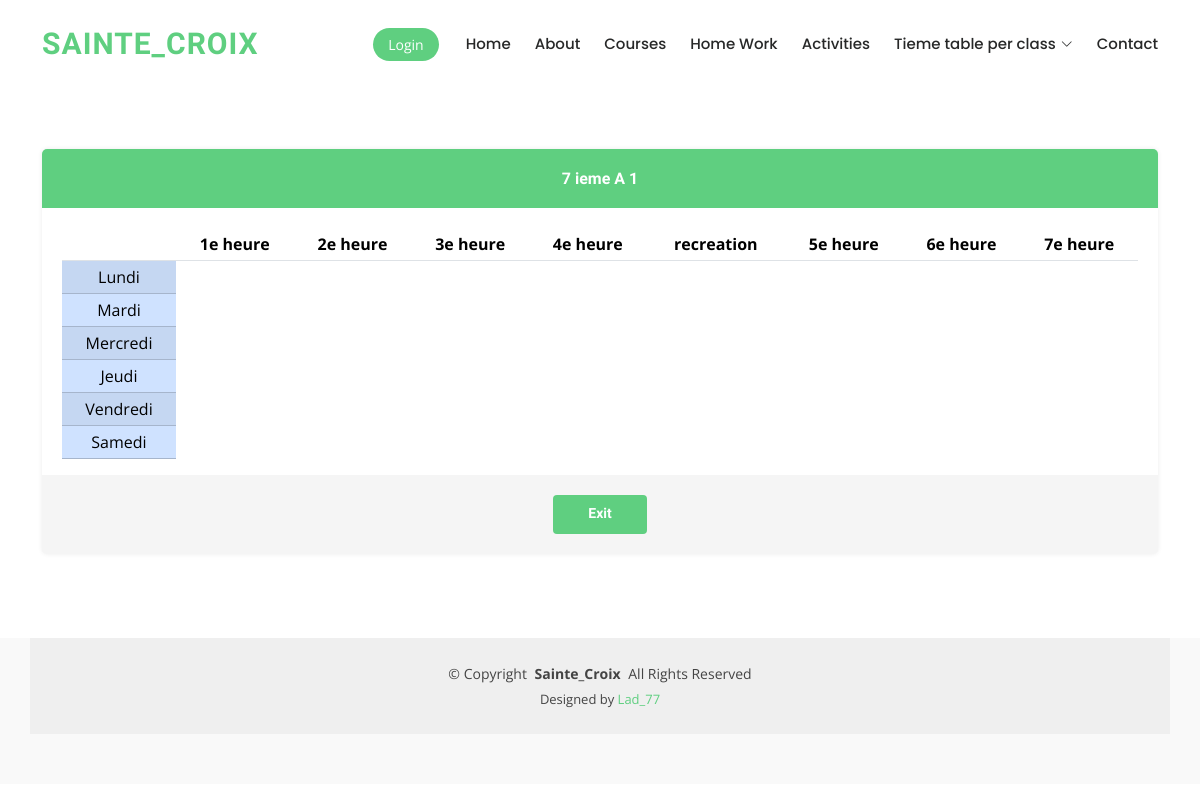
Screenshot of /HoraireClasse.php?idcla=1 with the database file from the repository.
### tables this page shows
CREATE TABLE `classe` (
  `id` int(11) NOT NULL,
  `nomclasse` text NOT NULL,
  `options` int(11) NOT NULL,
  `supprimer` int(11) NOT NULL
);

CREATE TABLE `heure` (
  `id` int(11) NOT NULL,
  `unite` text NOT NULL
);

CREATE TABLE `jours` (
  `id` int(11) NOT NULL,
  `jour` text NOT NULL,
  `statut` int(11) NOT NULL
);

### HoraireClasse.php (the view, shortened to what this page needs)
<?php
include 'connexion/connexion.php';
if (isset($_GET['idcla'])) {
    $idclasse = $_GET['idcla'];
}
?>
<!DOCTYPE html>
<html lang="en">
<head>
    <link href="assetts/vendor/bootstrap/css/bootstrap.min.css" rel="stylesheet">
    <link href="assetts/vendor/bootstrap-icons/bootstrap-icons.css" rel="stylesheet">
    <link href="assetts/vendor/aos/aos.css" rel="stylesheet">
    <link href="assetts/vendor/glightbox/css/glightbox.min.css" rel="stylesheet">
    <link href="assetts/vendor/swiper/swiper-bundle.min.css" rel="stylesheet">
    <link href="assetts/css/main.css" rel="stylesheet">
</head>
<body>
    <header id="header" class="header d-flex align-items-center sticky-top">
        <div class="container-fluid container-xl position-relative d-flex align-items-center">
            <a href="index.html" class="logo d-flex align-items-center me-auto">
                <h1 class="">Sainte_Croix</h1>
            </a>
            <nav id="navmenu" class="navmenu">
                <ul>
                    <li><a href="index.php">Home</a></li>
                    <li><a href="about.html">About</a></li>
                    <li><a href="courses.html">Courses</a></li>
                    <li><a href="trainers.html">Home Work</a></li>
                    <li><a href="trainers.html">Activities</a></li>
                    <li class="dropdown has-dropdown"><a href="#"><span>Tieme table per class</span> <i class="bi bi-chevron-down"></i></a>
                    </li>
                    <li><a href="contact.html">Contact</a></li>
                </ul>
            </nav>
            <a class="btn-getstarted" href="courses.html">Login</a>
        </div>
    </header>
    <main class="main">
        <section id="pricing" class="pricing section">
            <div class="container">
                <div class="row gy-3">
                    <div class="col-xl-12 col-lg-8" data-aos="fade-up" data-aos-delay="200">
                        <div class="pricing-item featured">
                            <?php
                            $affichclass = $connexion->prepare("SELECT * FROM classe where id='$idclasse'");
                            $affichclass->execute();
                            while ($tabo = $affichclass->fetch()) {
                            ?>
                                <h3><?php echo $tabo['nomclasse'] . "  " . $tabo['options']; ?></h3>
                                <table class="table table-striped table-sm">
                                    <thead>
                                        <tr>
                                            <th></th>
                                            <?php
                                            $afficherheure = $connexion->prepare("SELECT `unite` FROM `heure`");
                                            $afficherheure->execute();
                                            while ($heure = $afficherheure->fetch()) {
                                                $heures = $heure['unite'];
                                                if ($heures == "5e heure") {
                                            ?>
                                                    <th> <?php echo "recreation" ?></th>
                                                <?php
                                                }
                                                ?>
                                                <th> <?php echo $heures ?></th>
                                            <?php
                                            }
                                            ?>
                                        </tr>
                                    </thead>
                                    <tbody>
                                        <?php
                                        $affichercour = $connexion->prepare("SELECT `id`,`jour` FROM `jours`");
                                        $affichercour->execute();
                                        while ($jour = $affichercour->fetch()) {
                                        ?>
                                            <tr class="table-primary">
                                                <td><?php echo $jour['jour'] ?></td>
                                            </tr>
                                        <?php
                                        }
                                        ?>
                                    </tbody>
                                </table>
                            <?php } ?>
                            <div class="btn-wrap">
                                <a href="index.php" class="btn-buy">Exit</a>
                            </div>
                        </div>
                    </div>
                </div>
            </div>
        </section>
    </main>
    <footer id="footer" class="footer position-relative">
        <div class="container copyright text-center mt-4">
            <p>© <span>Copyright</span> <strong class="px-1">Sainte_Croix</strong> <span>All Rights Reserved</span></p>
            <div class="credits">
                Designed by <a href="tel:0997019883">Lad_77</a>
            </div>
        </div>
    </footer>
</body>
</html>

### assetts/css/main.css (style rules this page uses)
:root { --default-font: "Open Sans", system-ui, -apple-system, "Segoe UI", Roboto, "Helvetica Neue", Arial, "Noto Sans", "Liberation Sans", sans-serif, "Apple Color Emoji", "Segoe UI Emoji", "Segoe UI Symbol", "Noto Color Emoji"; --heading-font: "Raleway", sans-serif; --nav-font: "Poppins", sans-serif; }
:root { --background-color: #ffffff; --background-color-rgb: 255, 255, 255; --default-color: #444444; --default-color-rgb: 68, 68, 68; --heading-color: #37423b; --heading-color-rgb: 55, 66, 59; --accent-color: #5fcf80; --accent-color-rgb: 95, 207, 128; --contrast-color: #ffffff; --contrast-color-rgb: 255, 255, 255; }
:root { --nav-color: #272828; --nav-hover-color: #5fcf80; --nav-dropdown-color: #272828; --nav-dropdown-hover-color: #5fcf80; --nav-dropdown-background-color: #ffffff; }
:root { scroll-behavior: smooth; }
body { color: var(--default-color); background-color: var(--background-color); font-family: var(--default-font); }
a { color: var(--accent-color); text-decoration: none; transition: 0.3s; }
h1, h2, h3, h4, h5, h6 { color: var(--heading-color); font-family: var(--heading-font); }
.header { color: var(--default-color); background-color: var(--background-color); padding: 15px 0; transition: all 0.5s; z-index: 997; }
.header .logo { line-height: 1; }
.header .logo h1 { font-weight: 700; font-size: 30px; margin: 0; letter-spacing: 1px; text-transform: uppercase; color: var(--accent-color); }
.header .btn-getstarted, .header .btn-getstarted:focus { color: var(--contrast-color); background: var(--accent-color); font-size: 14px; padding: 8px 25px; margin: 0 0 0 30px; border-radius: 50px; transition: 0.3s; }
@media (max-width: 1200px) { .header .logo { order: 1; } }
@media (max-width: 1200px) { .header .btn-getstarted { order: 2; margin: 0 15px 0 0; padding: 6px 15px; } }
@media (max-width: 1200px) { .header .navmenu { order: 3; } }
@media (min-width: 1200px) { .navmenu { padding: 0; } }
@media (min-width: 1200px) { .navmenu ul { margin: 0; padding: 0; display: flex; list-style: none; align-items: center; } }
@media (min-width: 1200px) { .navmenu li { position: relative; } }
@media (min-width: 1200px) { .navmenu a, .navmenu a:focus { color: var(--nav-color); padding: 18px 12px; font-size: 15px; font-family: var(--nav-font); font-weight: 500; display: flex; align-items: center; justify-content: space-between; white-space: nowrap; transition: 0.3s; } }
@media (min-width: 1200px) { .navmenu a i, .navmenu a:focus i { font-size: 12px; line-height: 0; margin-left: 5px; transition: 0.3s; } }
@media (min-width: 1200px) { .navmenu li:last-child a { padding-right: 0; } }
.footer { color: var(--default-color); background-color: rgba(var(--default-color-rgb), 0.03); font-size: 14px; padding-bottom: 50px; position: relative; }
.footer .copyright { padding-top: 25px; padding-bottom: 25px; background-color: rgba(var(--default-color-rgb), 0.05); }
.footer .copyright p { margin-bottom: 0; }
.footer .credits { margin-top: 6px; font-size: 13px; }
section, .section { color: var(--default-color); background-color: var(--background-color); padding: 60px 0; scroll-margin-top: 900px; overflow: clip; }
.pricing .pricing-item { box-shadow: 0px 0px 4px rgba(var(--default-color-rgb), 0.1); padding: 20px; text-align: center; border-radius: 5px; position: relative; overflow: hidden; }
.pricing .pricing-item h3 { font-weight: 400; margin: -20px -20px 20px -20px; padding: 20px 15px; font-size: 16px; font-weight: 600; color: rgba(var(--default-color-rgb), 0.8); background: rgba(var(--default-color-rgb), 0.05); }
.pricing .btn-wrap { background: rgba(var(--default-color-rgb), 0.05); margin: 0 -20px -20px -20px; padding: 20px 15px; text-align: center; }
.pricing .btn-buy { background: var(--accent-color); color: var(--contrast-color); display: inline-block; padding: 8px 35px 10px 35px; border-radius: 4px; transition: none; font-size: 14px; font-weight: 400; font-family: var(--heading-font); font-weight: 600; transition: 0.3s; }
.pricing .featured h3 { background: var(--accent-color); color: var(--contrast-color); }

### rows the page displays
classe: nomclasse "7 ieme A", options "1"
heure: unite "1e heure"
heure: unite "2e heure"
heure: unite "3e heure"
heure: unite "4e heure"
heure: shows "recreation", unite "5e heure"
heure: unite "6e heure"
heure: unite "7e heure"
jours: jour "Lundi"
jours: jour "Mardi"
jours: jour "Mercredi"
jours: jour "Jeudi"
jours: jour "Vendredi"
jours: jour "Samedi"
